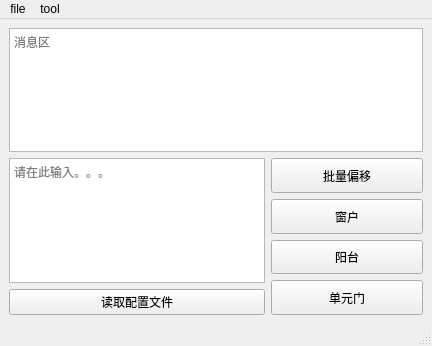
<?xml version="1.0" encoding="UTF-8"?>
<ui version="4.0">
 <class>cad_tool</class>
 <widget class="QMainWindow" name="cad_tool">
  <property name="geometry">
   <rect>
    <x>0</x>
    <y>0</y>
    <width>432</width>
    <height>346</height>
   </rect>
  </property>
  <property name="windowTitle">
   <string>cad_tool</string>
  </property>
  <property name="windowIcon">
   <iconset>
    <normaloff>cad.ico</normaloff>cad.ico</iconset>
  </property>
  <widget class="QWidget" name="centralwidget">
   <layout class="QGridLayout" name="gridLayout">
    <item row="1" column="1">
     <layout class="QVBoxLayout" name="verticalLayout">
      <item>
       <widget class="QPushButton" name="offset_btn">
        <property name="sizePolicy">
         <sizepolicy hsizetype="Minimum" vsizetype="Preferred">
          <horstretch>0</horstretch>
          <verstretch>0</verstretch>
         </sizepolicy>
        </property>
        <property name="maximumSize">
         <size>
          <width>16777215</width>
          <height>16777215</height>
         </size>
        </property>
        <property name="baseSize">
         <size>
          <width>0</width>
          <height>30</height>
         </size>
        </property>
        <property name="text">
         <string>批量偏移</string>
        </property>
        <property name="iconSize">
         <size>
          <width>16</width>
          <height>30</height>
         </size>
        </property>
       </widget>
      </item>
      <item>
       <widget class="QPushButton" name="window_btn">
        <property name="sizePolicy">
         <sizepolicy hsizetype="Minimum" vsizetype="Preferred">
          <horstretch>0</horstretch>
          <verstretch>0</verstretch>
         </sizepolicy>
        </property>
        <property name="text">
         <string>窗户</string>
        </property>
       </widget>
      </item>
      <item>
       <widget class="QPushButton" name="balcony_btn">
        <property name="sizePolicy">
         <sizepolicy hsizetype="Minimum" vsizetype="Preferred">
          <horstretch>0</horstretch>
          <verstretch>0</verstretch>
         </sizepolicy>
        </property>
        <property name="text">
         <string>阳台</string>
        </property>
       </widget>
      </item>
      <item>
       <widget class="QPushButton" name="door_btn">
        <property name="sizePolicy">
         <sizepolicy hsizetype="Minimum" vsizetype="Preferred">
          <horstretch>0</horstretch>
          <verstretch>0</verstretch>
         </sizepolicy>
        </property>
        <property name="text">
         <string>单元门</string>
        </property>
       </widget>
      </item>
     </layout>
    </item>
    <item row="1" column="0">
     <layout class="QVBoxLayout" name="verticalLayout_3">
      <item>
       <widget class="QPlainTextEdit" name="text">
        <property name="sizePolicy">
         <sizepolicy hsizetype="Preferred" vsizetype="Preferred">
          <horstretch>0</horstretch>
          <verstretch>0</verstretch>
         </sizepolicy>
        </property>
        <property name="placeholderText">
         <string notr="true">请在此输入。。。</string>
        </property>
       </widget>
      </item>
      <item>
       <widget class="QPushButton" name="config_btn">
        <property name="sizePolicy">
         <sizepolicy hsizetype="Preferred" vsizetype="Preferred">
          <horstretch>0</horstretch>
          <verstretch>0</verstretch>
         </sizepolicy>
        </property>
        <property name="text">
         <string>读取配置文件</string>
        </property>
       </widget>
      </item>
     </layout>
    </item>
    <item row="0" column="0" colspan="2">
     <widget class="QTextBrowser" name="label">
      <property name="placeholderText">
       <string>消息区</string>
      </property>
     </widget>
    </item>
   </layout>
  </widget>
  <widget class="QMenuBar" name="menubar">
   <property name="geometry">
    <rect>
     <x>0</x>
     <y>0</y>
     <width>432</width>
     <height>22</height>
    </rect>
   </property>
   <widget class="QMenu" name="menuopen">
    <property name="title">
     <string>file</string>
    </property>
    <addaction name="actionopen_2"/>
    <addaction name="actionexit_2"/>
   </widget>
   <widget class="QMenu" name="menutool">
    <property name="title">
     <string>tool</string>
    </property>
    <addaction name="actionFront_window"/>
   </widget>
   <addaction name="menuopen"/>
   <addaction name="menutool"/>
  </widget>
  <widget class="QStatusBar" name="statusbar"/>
  <action name="actionexit">
   <property name="text">
    <string>exit</string>
   </property>
  </action>
  <action name="actionopen">
   <property name="text">
    <string>open</string>
   </property>
  </action>
  <action name="actionabout_us">
   <property name="text">
    <string>about us</string>
   </property>
  </action>
  <action name="actionopen_2">
   <property name="text">
    <string>open</string>
   </property>
   <property name="statusTip">
    <string comment="open">open config</string>
   </property>
   <property name="shortcut">
    <string>Ctrl+O</string>
   </property>
  </action>
  <action name="actionexit_2">
   <property name="text">
    <string>exit</string>
   </property>
   <property name="statusTip">
    <string>exit </string>
   </property>
   <property name="shortcut">
    <string>Esc</string>
   </property>
  </action>
  <action name="actionFront_window">
   <property name="text">
    <string>Front window</string>
   </property>
   <property name="statusTip">
    <string>将窗口置于最前</string>
   </property>
  </action>
 </widget>
 <resources/>
 <connections/>
</ui>
